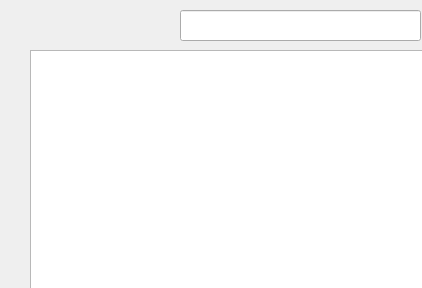
<?xml version="1.0" encoding="UTF-8"?>
<ui version="4.0">
 <class>RWidget</class>
 <widget class="QWidget" name="RWidget">
  <property name="geometry">
   <rect>
    <x>0</x>
    <y>0</y>
    <width>422</width>
    <height>288</height>
   </rect>
  </property>
  <property name="windowTitle">
   <string>Form</string>
  </property>
  <widget class="QLineEdit" name="lineEdit">
   <property name="geometry">
    <rect>
     <x>180</x>
     <y>10</y>
     <width>241</width>
     <height>31</height>
    </rect>
   </property>
  </widget>
  <widget class="QTreeView" name="treeView">
   <property name="geometry">
    <rect>
     <x>30</x>
     <y>50</y>
     <width>611</width>
     <height>571</height>
    </rect>
   </property>
  </widget>
 </widget>
 <resources/>
 <connections/>
</ui>
